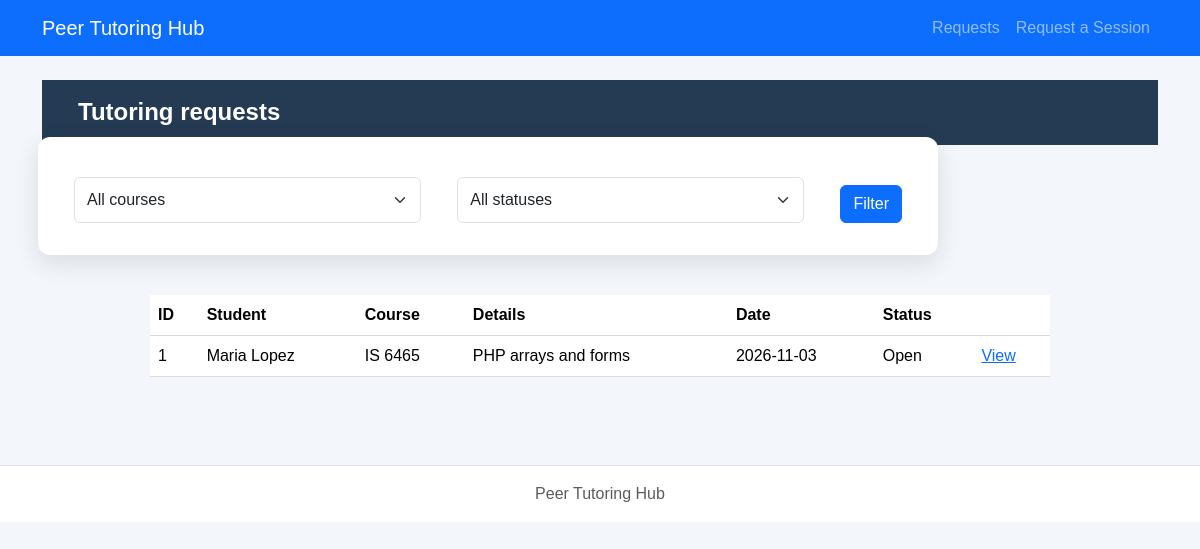
/php/requests.php, run on the app's committed database.
### tables this page shows
CREATE TABLE tutoring_requests (
    request_id INTEGER PRIMARY KEY,
    student_id INTEGER NOT NULL,
    course TEXT NOT NULL,
    topic TEXT NOT NULL,
    preferred_date TEXT NOT NULL,
    preferred_time TEXT NOT NULL,
    status TEXT NOT NULL DEFAULT 'Open'
        CHECK (status IN ('Open', 'Cancelled', 'Assigned', 'Completed')),
    created_at TEXT NOT NULL DEFAULT CURRENT_TIMESTAMP,
    FOREIGN KEY (student_id) REFERENCES students(student_id)
);

CREATE TABLE students (
    student_id INTEGER PRIMARY KEY,
    student_name TEXT NOT NULL,
    student_email TEXT NOT NULL UNIQUE
);

### config/db.php (called while the page is built)
<?php
function openDatabase($path = null) {
    if ($path === null) {
        $path = dirname(__DIR__) . '/database/tutoring.db';
    }
    $pdo = new PDO('sqlite:' . $path);
    $pdo->setAttribute(PDO::ATTR_ERRMODE, PDO::ERRMODE_EXCEPTION);
    $pdo->setAttribute(PDO::ATTR_DEFAULT_FETCH_MODE, PDO::FETCH_ASSOC);
    $pdo->exec('PRAGMA foreign_keys = ON');
    return $pdo;
}

### repositories/requestPDO.php (called while the page is built, shortened)
<?php
function listRequests($pdo, $course = '', $status = '') {
    $sql='SELECT r.*,s.student_name FROM tutoring_requests r JOIN students s ON r.student_id=s.student_id WHERE 1=1';$args=[];
    $sql.=' ORDER BY r.request_id DESC';$stmt=$pdo->prepare($sql);$stmt->execute($args);return $stmt->fetchAll();
}

### services/requestService.php (called while the page is built, shortened)
<?php
require_once dirname(__DIR__).'/repositories/requestPDO.php';
function escapeHtml($v) {return htmlspecialchars((string)$v,ENT_QUOTES,'UTF-8');}
function decodeTopic($topic) {
    $v=json_decode($topic,true);
    return is_array($v)&&isset($v['reason'])&&is_array($v['topics']??null) ? $v : ['reason'=>$topic,'topics'=>[]];
}

### php/requests.php (the view, shortened to what this page needs)
<?php
require_once __DIR__.'/../config/db.php';require_once __DIR__.'/../services/requestService.php';
$course=trim((string)($_GET['course']??''));$status=(string)($_GET['status']??'');
$rows=listRequests(openDatabase(),$course,$status);
require __DIR__.'/../includes/header.php';require __DIR__.'/../includes/nav.php';?>
<main class="container py-4"><h1>Tutoring requests</h1>
<form method="get" class="row g-2 mb-3"><div class="col"><select class="form-select" name="course"><option value="">All courses</option></select></div><div class="col"><select class="form-select" name="status"><option value="">All statuses</option></select></div><div class="col-auto"><button class="btn btn-primary">Filter</button></div></form>
<?php if(!$rows):?><p>No matching requests.</p><?php else:?><table class="table"><thead><tr><th>ID</th><th>Student</th><th>Course</th><th>Details</th><th>Date</th><th>Status</th><th></th></tr></thead><tbody><?php foreach($rows as $r):$topic=decodeTopic($r['topic']);?><tr><td><?= (int)$r['request_id']?></td><td><?=escapeHtml($r['student_name'])?></td><td><?=escapeHtml($r['course'])?></td><td><?=escapeHtml($topic['reason'])?></td><td><?=escapeHtml($r['preferred_date'])?></td><td><?=escapeHtml($r['status'])?></td><td><a href="request-details.php?request_id=<?=(int)$r['request_id']?>">View</a></td></tr><?php endforeach;?></tbody></table><?php endif;?></main><?php require __DIR__.'/../includes/footer.php';?>

### includes/header.php (shortened to what this page needs)
<!doctype html>
<html lang="en">
<head>
  <link href="https://cdn.jsdelivr.net/npm/bootstrap@5.3.3/dist/css/bootstrap.min.css" rel="stylesheet">
  <link rel="stylesheet" href="../css/styles.css">
</head>
<body>

### includes/nav.php
<nav class="navbar navbar-expand-lg navbar-dark bg-primary">
  <div class="container">
    <a class="navbar-brand" href="../index.php">Peer Tutoring Hub</a>
    <div class="navbar-nav">
      <a class="nav-link" href="requests.php">Requests</a>
      <a class="nav-link" href="request-form.php">Request a Session</a>
    </div>
  </div>
</nav>

### includes/footer.php (shortened to what this page needs)
<footer class="border-top mt-5 py-3 text-center text-muted">
  <div class="container">Peer Tutoring Hub</div>
</footer>
</body>
</html>

### css/styles.css (style rules this page uses)
* { box-sizing: border-box; }
body { margin: 0; min-height: 100vh; font-family: Arial, Helvetica, sans-serif; color: #1f2937; background-color: #f3f6fa; }
h1 { margin: 0; padding: 18px 36px; color: #ffffff; font-size: 24px; font-weight: 700; background-color: #243b53; }
main form { max-width: 900px; margin: 42px auto; padding: 32px; display: grid; grid-template-columns: 1fr 1fr; gap: 18px 28px; background-color: #ffffff; border-radius: 12px; box-shadow: 0 8px 24px rgba(31, 41, 55, 0.12); }
main form input:not([type="checkbox"]):not([type="radio"]), main form select, main form textarea { width: 100%; min-height: 46px; padding: 10px 14px; color: #374151; font: inherit; background-color: #ffffff; border: 1px solid #aeb8c5; border-radius: 8px; }
main form button { grid-column: 1 / -1; grid-row: 6; justify-self: start; margin-top: 8px; padding: 13px 26px; color: #ffffff; font-size: 16px; font-weight: 700; background-color: #d60000; border: 0; border-radius: 8px; cursor: pointer; }
table { width: calc(100% - 80px); max-width: 900px; margin: 40px auto; border-collapse: collapse; background-color: #ffffff; }
th, td { padding: 14px 16px; text-align: left; border-bottom: 1px solid #d6dbe2; }
th { background-color: #eef1f4; }
footer { padding: 22px; color: #52606d; text-align: center; background-color: #ffffff; border-top: 1px solid #d6dbe2; }

### data on the page
tutoring_requests: request_id "1", student.student_name "Maria Lopez", course "IS 6465", topic "PHP arrays and forms", preferred_date "2026-11-03", status "Open"
